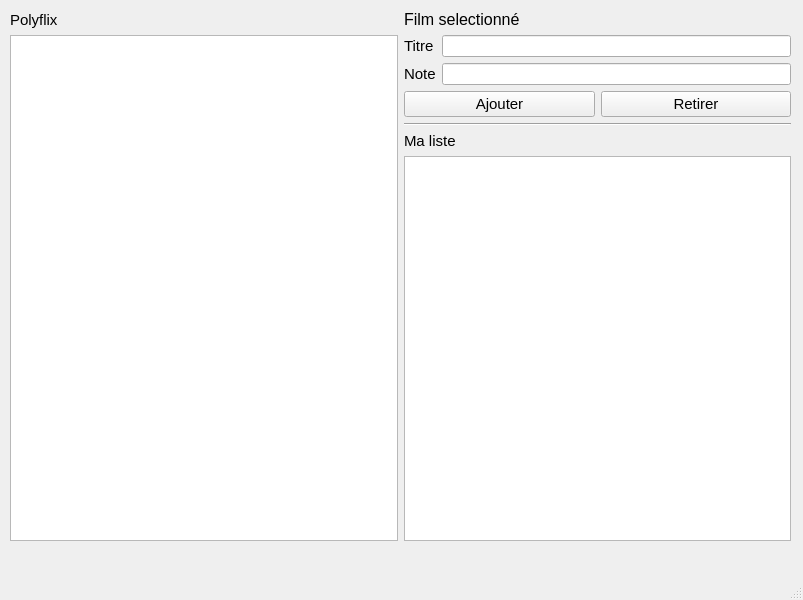
<?xml version="1.0" encoding="UTF-8"?>
<ui version="4.0">
 <class>Vue</class>
 <widget class="QMainWindow" name="Vue">
  <property name="geometry">
   <rect>
    <x>0</x>
    <y>0</y>
    <width>803</width>
    <height>600</height>
   </rect>
  </property>
  <property name="windowTitle">
   <string>Vue</string>
  </property>
  <widget class="QWidget" name="centralwidget">
   <widget class="QWidget" name="gridLayoutWidget">
    <property name="geometry">
     <rect>
      <x>10</x>
      <y>10</y>
      <width>781</width>
      <height>531</height>
     </rect>
    </property>
    <layout class="QGridLayout" name="gridLayout_2">
     <item row="1" column="0">
      <widget class="QListWidget" name="polyflixLib"/>
     </item>
     <item row="0" column="0">
      <widget class="QLabel" name="labelPolyflix">
       <property name="font">
        <font>
         <pointsize>11</pointsize>
        </font>
       </property>
       <property name="text">
        <string>Polyflix</string>
       </property>
      </widget>
     </item>
     <item row="0" column="1">
      <widget class="QLabel" name="labelFilmSelect">
       <property name="font">
        <font>
         <pointsize>12</pointsize>
        </font>
       </property>
       <property name="text">
        <string>Film selectionné</string>
       </property>
      </widget>
     </item>
     <item row="1" column="1">
      <layout class="QVBoxLayout" name="verticalLayout_3">
       <item>
        <layout class="QVBoxLayout" name="verticalLayout_5">
         <item>
          <layout class="QGridLayout" name="gridLayout_4">
           <item row="0" column="1">
            <widget class="QLineEdit" name="lineEditTitre"/>
           </item>
           <item row="1" column="1">
            <widget class="QLineEdit" name="lineEditNote"/>
           </item>
           <item row="1" column="0">
            <widget class="QLabel" name="labelNote">
             <property name="font">
              <font>
               <pointsize>11</pointsize>
              </font>
             </property>
             <property name="text">
              <string>Note</string>
             </property>
            </widget>
           </item>
           <item row="0" column="0">
            <widget class="QLabel" name="labelTitre">
             <property name="font">
              <font>
               <pointsize>11</pointsize>
              </font>
             </property>
             <property name="text">
              <string>Titre</string>
             </property>
            </widget>
           </item>
          </layout>
         </item>
         <item>
          <layout class="QHBoxLayout" name="horizontalLayout_5">
           <item>
            <widget class="QPushButton" name="buttonAjouter">
             <property name="font">
              <font>
               <pointsize>11</pointsize>
              </font>
             </property>
             <property name="text">
              <string>Ajouter</string>
             </property>
            </widget>
           </item>
           <item>
            <widget class="QPushButton" name="buttonRetirer">
             <property name="font">
              <font>
               <pointsize>11</pointsize>
              </font>
             </property>
             <property name="text">
              <string>Retirer</string>
             </property>
            </widget>
           </item>
          </layout>
         </item>
        </layout>
       </item>
       <item>
        <widget class="Line" name="line_2">
         <property name="orientation">
          <enum>Qt::Horizontal</enum>
         </property>
        </widget>
       </item>
       <item>
        <widget class="QLabel" name="labelListe">
         <property name="font">
          <font>
           <pointsize>11</pointsize>
          </font>
         </property>
         <property name="text">
          <string>Ma liste</string>
         </property>
        </widget>
       </item>
       <item>
        <widget class="QListWidget" name="maListe"/>
       </item>
      </layout>
     </item>
    </layout>
   </widget>
  </widget>
  <widget class="QMenuBar" name="menubar">
   <property name="geometry">
    <rect>
     <x>0</x>
     <y>0</y>
     <width>803</width>
     <height>25</height>
    </rect>
   </property>
  </widget>
  <widget class="QStatusBar" name="statusbar"/>
 </widget>
 <resources/>
 <connections/>
</ui>
